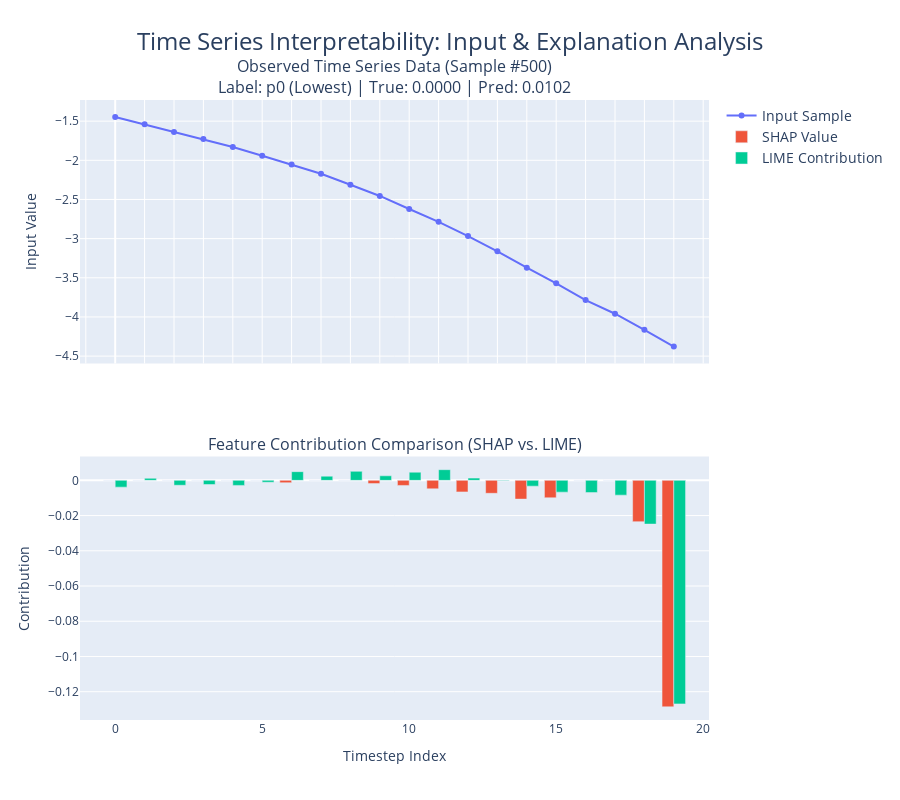
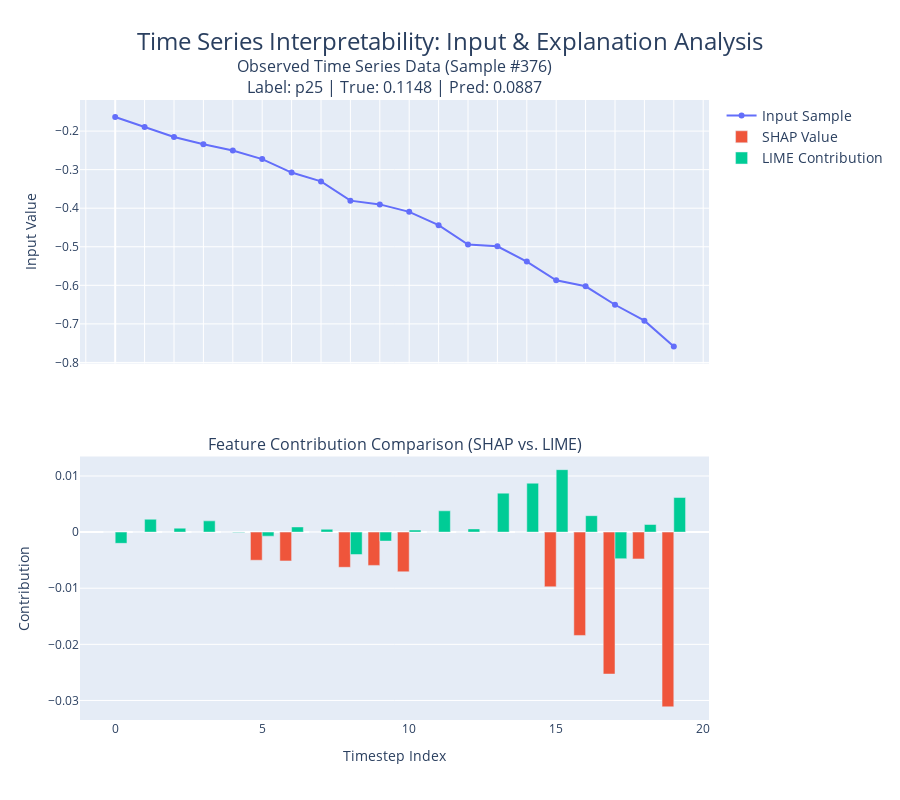
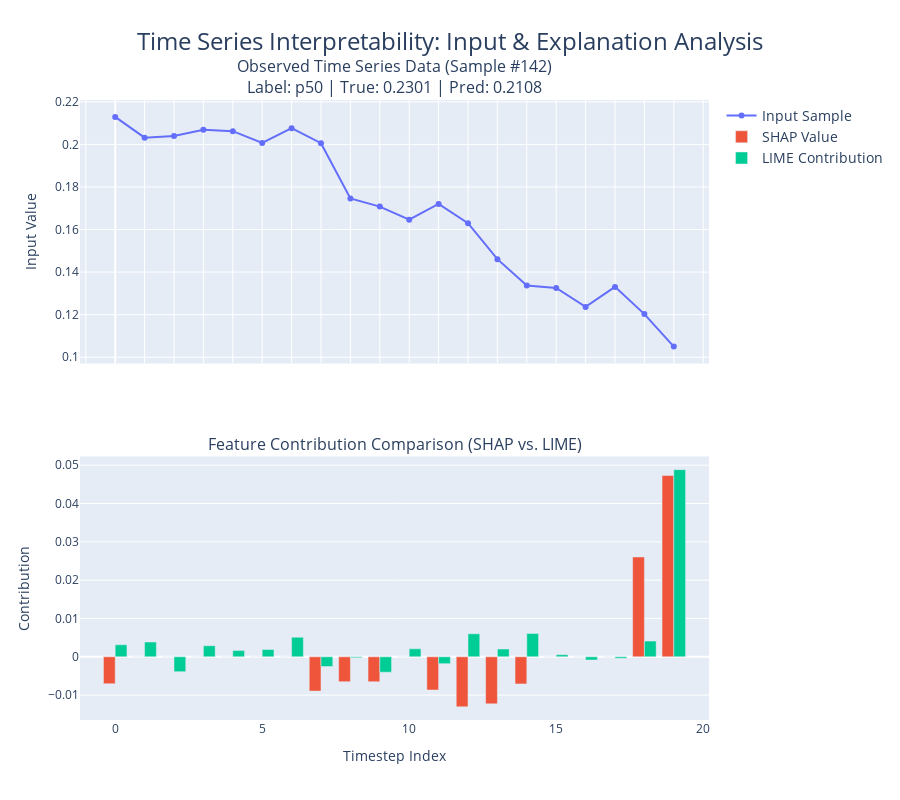

The code cell stored with these charts, in order, in its notebook:
### Markdown cell above
This subsection will explore how the explanations change for different percentiles of the target variable. We will use the SHAP and LIME libraries to explain the predictions of a regression model.

### Code cell
# ===============================================
# Looking at how SHAP and LIME values compare for samples for different values of the target variable
# ===============================================
# The purpose of this section is to show how the predictions change for samples with different target values.
# We will pick samples at different percentiles of the target variable, then compare SHAP and LIME explanations.

y_pred_lstm = lstm_model.predict(X_test_flat.reshape(-1, 20, 1), verbose=False).flatten()

# =======================================
# 1) Pick Interesting Samples (Percentiles)
# =======================================
sorted_indices = np.argsort(y_test_reg) 
n_samples = len(y_test_reg)

p0_index   = sorted_indices[0]
p25_index  = sorted_indices[int(0.25 * n_samples)]
p50_index  = sorted_indices[int(0.50 * n_samples)]
p75_index  = sorted_indices[int(0.75 * n_samples)]
p100_index = sorted_indices[-1]

percentile_indices = {
    "p0 (Lowest)": p0_index,
    "p25": p25_index,
    "p50": p50_index,
    "p75": p75_index,
    "p100 (Highest)": p100_index
}

print("Percentile sample indices based on true values:")
for label, idx in percentile_indices.items():
    print(f"{label}: index {idx}, "
          f"prediction {y_test_reg[idx]:.4f}, "
          f"true {y_pred_lstm[idx]:.4f}")


# =======================================
# 2) Generate Combined Plots using the explain_and_plot_shap_lime function.
# =======================================
for label, idx in percentile_indices.items():
    sample_2d = X_test_flat[idx]  # shape: (n_timesteps,)
    true_val  = y_test_reg[idx]
    pred_val  = y_pred_lstm[idx]
    
    explain_and_plot_shap_lime(
        sample_2d=sample_2d,
        sample_index=idx,
        label=label,
        y_true=true_val,
        y_pred=pred_val
    )

### Figure 1 — Plotly figure (JSON) as saved in the notebook; plotly's stock layout.template omitted (floating-point values rounded to 4 significant figures)
{"data": [{"mode": "lines+markers", "name": "Input Sample", "type": "scatter", "x": [0, 1, 2, 3, 4, 5, 6, 7, 8, 9, 10, 11, 12, 13, 14, 15, 16, 17, 18, 19], "xaxis": "x", "y": [-1.446, -1.541, -1.64, -1.729, -1.83, -1.941, -2.054, -2.172, -2.312, -2.455, -2.622, -2.785, -2.967, -3.163, -3.371, -3.57, -3.785, -3.959, -4.164, -4.378], "yaxis": "y"}, {"name": "SHAP Value", "type": "bar", "x": [0, 1, 2, 3, 4, 5, 6, 7, 8, 9, 10, 11, 12, 13, 14, 15, 16, 17, 18, 19], "xaxis": "x2", "y": [0, 0, 0, 0, 0, 0, -0.001339, 0, 0, -0.001836, -0.002881, -0.004813, -0.006546, -0.007341, -0.01064, -0.009891, 0, 0, -0.02344, -0.1286], "yaxis": "y2"}, {"name": "LIME Contribution", "type": "bar", "x": [0, 1, 2, 3, 4, 5, 6, 7, 8, 9, 10, 11, 12, 13, 14, 15, 16, 17, 18, 19], "xaxis": "x2", "y": [-0.003848, 0.001165, -0.002772, -0.002365, -0.002867, -0.001052, 0.004942, 0.002373, 0.005125, 0.002589, 0.004643, 0.006069, 0.001279, -0.0002565, -0.003287, -0.006679, -0.006939, -0.008388, -0.02482, -0.1269], "yaxis": "y2"}], "layout": {"annotations": [{"font": {"size": 16}, "showarrow": false, "text": "Observed Time Series Data (Sample #500)<br>Label: p0 (Lowest) | True: 0.0000 | Pred: 0.0102", "x": 0.5, "xanchor": "center", "xref": "paper", "y": 1, "yanchor": "bottom", "yref": "paper"}, {"font": {"size": 16}, "showarrow": false, "text": "Feature Contribution Comparison (SHAP vs. LIME)", "x": 0.5, "xanchor": "center", "xref": "paper", "y": 0.425, "yanchor": "bottom", "yref": "paper"}], "barmode": "group", "height": 800, "legend": {"font": {"size": 14}, "orientation": "v", "x": 1.02, "y": 1}, "title": {"font": {"size": 24}, "text": "Time Series Interpretability: Input & Explanation Analysis", "x": 0.5, "xanchor": "center"}, "xaxis": {"anchor": "y", "domain": [0, 1], "dtick": 1, "matches": "x2", "showticklabels": false, "tickmode": "linear"}, "xaxis2": {"anchor": "y2", "domain": [0, 1], "title": {"text": "Timestep Index"}}, "yaxis": {"anchor": "x", "domain": [0.575, 1], "title": {"text": "Input Value"}}, "yaxis2": {"anchor": "x2", "domain": [0, 0.425], "title": {"text": "Contribution"}}}}

### Figure 2 — Plotly figure (JSON) as saved in the notebook; plotly's stock layout.template omitted (floating-point values rounded to 4 significant figures)
{"data": [{"mode": "lines+markers", "name": "Input Sample", "type": "scatter", "x": [0, 1, 2, 3, 4, 5, 6, 7, 8, 9, 10, 11, 12, 13, 14, 15, 16, 17, 18, 19], "xaxis": "x", "y": [-0.1633, -0.1891, -0.2153, -0.2344, -0.2505, -0.2726, -0.3076, -0.3305, -0.3804, -0.3902, -0.4095, -0.4439, -0.4943, -0.4989, -0.5384, -0.5871, -0.6025, -0.6504, -0.6917, -0.7589], "yaxis": "y"}, {"name": "SHAP Value", "type": "bar", "x": [0, 1, 2, 3, 4, 5, 6, 7, 8, 9, 10, 11, 12, 13, 14, 15, 16, 17, 18, 19], "xaxis": "x2", "y": [0, 0, 0, 0, 0, -0.005011, -0.005136, 0, -0.00627, -0.005934, -0.007073, 0, 0, 0, 0, -0.009745, -0.01841, -0.02529, -0.004781, -0.03113], "yaxis": "y2"}, {"name": "LIME Contribution", "type": "bar", "x": [0, 1, 2, 3, 4, 5, 6, 7, 8, 9, 10, 11, 12, 13, 14, 15, 16, 17, 18, 19], "xaxis": "x2", "y": [-0.002001, 0.00229, 0.000703, 0.002, -6.044e-05, -0.0007264, 0.0009172, 0.0005027, -0.003995, -0.001599, 0.000367, 0.003795, 0.0005697, 0.00694, 0.008713, 0.01112, 0.002925, -0.00474, 0.001353, 0.00616], "yaxis": "y2"}], "layout": {"annotations": [{"font": {"size": 16}, "showarrow": false, "text": "Observed Time Series Data (Sample #376)<br>Label: p25 | True: 0.1148 | Pred: 0.0887", "x": 0.5, "xanchor": "center", "xref": "paper", "y": 1, "yanchor": "bottom", "yref": "paper"}, {"font": {"size": 16}, "showarrow": false, "text": "Feature Contribution Comparison (SHAP vs. LIME)", "x": 0.5, "xanchor": "center", "xref": "paper", "y": 0.425, "yanchor": "bottom", "yref": "paper"}], "barmode": "group", "height": 800, "legend": {"font": {"size": 14}, "orientation": "v", "x": 1.02, "y": 1}, "title": {"font": {"size": 24}, "text": "Time Series Interpretability: Input & Explanation Analysis", "x": 0.5, "xanchor": "center"}, "xaxis": {"anchor": "y", "domain": [0, 1], "dtick": 1, "matches": "x2", "showticklabels": false, "tickmode": "linear"}, "xaxis2": {"anchor": "y2", "domain": [0, 1], "title": {"text": "Timestep Index"}}, "yaxis": {"anchor": "x", "domain": [0.575, 1], "title": {"text": "Input Value"}}, "yaxis2": {"anchor": "x2", "domain": [0, 0.425], "title": {"text": "Contribution"}}}}

### Figure 3 — Plotly figure (JSON) as saved in the notebook; plotly's stock layout.template omitted (floating-point values rounded to 4 significant figures)
{"data": [{"mode": "lines+markers", "name": "Input Sample", "type": "scatter", "x": [0, 1, 2, 3, 4, 5, 6, 7, 8, 9, 10, 11, 12, 13, 14, 15, 16, 17, 18, 19], "xaxis": "x", "y": [0.2129, 0.2032, 0.204, 0.2069, 0.2062, 0.2007, 0.2076, 0.2006, 0.1746, 0.1708, 0.1646, 0.172, 0.163, 0.1461, 0.1337, 0.1325, 0.1236, 0.133, 0.1203, 0.105], "yaxis": "y"}, {"name": "SHAP Value", "type": "bar", "x": [0, 1, 2, 3, 4, 5, 6, 7, 8, 9, 10, 11, 12, 13, 14, 15, 16, 17, 18, 19], "xaxis": "x2", "y": [-0.007027, 0, 0, 0, 0, 0, 0, -0.008953, -0.006497, -0.006507, 0, -0.008666, -0.01305, -0.01228, -0.007073, 0, 0, 0, 0.02605, 0.04729], "yaxis": "y2"}, {"name": "LIME Contribution", "type": "bar", "x": [0, 1, 2, 3, 4, 5, 6, 7, 8, 9, 10, 11, 12, 13, 14, 15, 16, 17, 18, 19], "xaxis": "x2", "y": [0.003135, 0.003852, -0.003876, 0.002896, 0.001621, 0.001914, 0.0051, -0.002536, -0.0002265, -0.004013, 0.002084, -0.001784, 0.006001, 0.002031, 0.006099, 0.0005502, -0.0008375, -0.0003757, 0.004099, 0.04883], "yaxis": "y2"}], "layout": {"annotations": [{"font": {"size": 16}, "showarrow": false, "text": "Observed Time Series Data (Sample #142)<br>Label: p50 | True: 0.2301 | Pred: 0.2108", "x": 0.5, "xanchor": "center", "xref": "paper", "y": 1, "yanchor": "bottom", "yref": "paper"}, {"font": {"size": 16}, "showarrow": false, "text": "Feature Contribution Comparison (SHAP vs. LIME)", "x": 0.5, "xanchor": "center", "xref": "paper", "y": 0.425, "yanchor": "bottom", "yref": "paper"}], "barmode": "group", "height": 800, "legend": {"font": {"size": 14}, "orientation": "v", "x": 1.02, "y": 1}, "title": {"font": {"size": 24}, "text": "Time Series Interpretability: Input & Explanation Analysis", "x": 0.5, "xanchor": "center"}, "xaxis": {"anchor": "y", "domain": [0, 1], "dtick": 1, "matches": "x2", "showticklabels": false, "tickmode": "linear"}, "xaxis2": {"anchor": "y2", "domain": [0, 1], "title": {"text": "Timestep Index"}}, "yaxis": {"anchor": "x", "domain": [0.575, 1], "title": {"text": "Input Value"}}, "yaxis2": {"anchor": "x2", "domain": [0, 0.425], "title": {"text": "Contribution"}}}}
